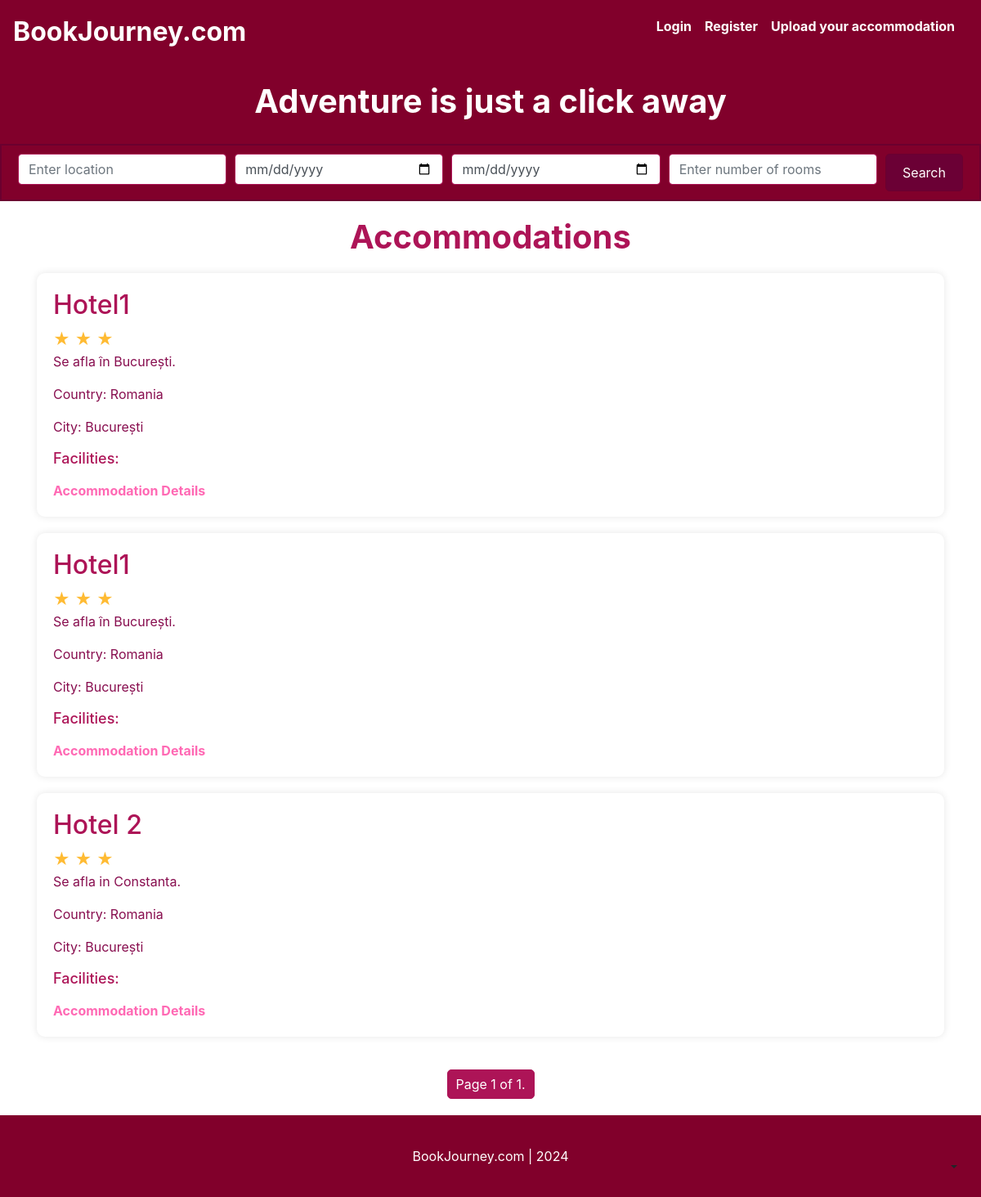
The page / on the database its author committed.
### accommodation/models.py (models this page shows, shortened)
class Accommodation(models.Model):
    CURRENCY_CHOICES = [
        ('USD', 'USD'),
        ('EUR', 'EUR'),
        ('RON', 'RON'),
    ]
    name = models.CharField(max_length=100)
    description = models.TextField()
    star_rating = models.IntegerField(choices=STAR_RATING_CHOICES, default=3)
    country = models.CharField(max_length=100, choices=COUNTRY_CHOICES, default='Romania')
    city = models.CharField(max_length=100, default='București')
    availability_start = models.DateField(null=True, blank=True)
    availability_end = models.DateField(null=True, blank=True)
    number_of_rooms = models.IntegerField()
    number_of_apartments = models.IntegerField()
    parking = models.BooleanField(default=False)
    breakfast = models.BooleanField(default=False)
    internet = models.BooleanField(default=False)
    accessibility = models.BooleanField(default=False)
    bar = models.BooleanField(default=False)
    restaurant = models.BooleanField(default=False)
    fitness_center = models.BooleanField(default=False)
    pets = models.BooleanField(default=False)
    outdoor_activities = models.BooleanField(default=False)
    reception = models.BooleanField(default=False)

### myApp/views.py (the view)
# urls.py: path('', home_screen_view, name = 'home'),
def home_screen_view(request):
    location = request.GET.get('location')
    start_date = request.GET.get('start_date')
    end_date = request.GET.get('end_date')
    num_rooms = request.GET.get('num_rooms')
    accommodations = Accommodation.objects.all()
    if location:
        accommodations = accommodations.filter(Q(city__icontains=location) | Q(country__icontains=location))
    if start_date and end_date:
        accommodations = accommodations.filter(availability_start__lte=start_date, availability_end__gte=end_date)
    if num_rooms:
        accommodations = accommodations.filter(Q(rooms__gte=num_rooms) | Q(apartments__gte=num_rooms))
    paginator = Paginator(accommodations, 5)
    page_number = request.GET.get('page')
    page_obj = paginator.get_page(page_number)
    accommodations_with_images = []
    for accommodation in page_obj:
        images = AccommodationImage.objects.filter(accommodation=accommodation)
        accommodations_with_images.append({
            'accommodation': accommodation,
            'images': images
        })
    context = {
        "accommodations_with_images": accommodations_with_images,
        "accommodations": page_obj,
        "location": location,
        "start_date": start_date,
        "end_date": end_date,
        "num_rooms": num_rooms,
    }
    accounts = Account.objects.all()
    context['accounts'] = accounts
    return render(request, "myApp/home.html", context)

### accommodation/views.py (called while the page is built)
@register.filter
def get_range(value):
    return range(value)

### myApp/templates/myApp/home.html (shortened to what this page needs)
{% extends 'base.html' %}
{% block content %}
<div class="header-custom">
  <h1>Adventure is just a click away</h1>
</div>
<div class="search-container">
  <form class="search-bar" method="get" action="{% url 'home' %}">
      <div class="d-flex">
          <input type="text" name="location" placeholder="Enter location" class="form-control" />
          <input type="date" name="start_date" placeholder="Start Date" class="form-control datepicker" />
          <input type="date" name="end_date" placeholder="End Date" class="form-control datepicker" />
          <input type="number" name="num_rooms" placeholder="Enter number of rooms" class="form-control" value="{{ num_rooms }}" />
          <button type="submit" class="btn btn-primary">Search</button>
      </div>
  </form>
</div>
<div class="container">
    <h1 class="accommodation-title">Accommodations</h1>
  {% for accommodation in accommodations %}
      <div class="accommodation">
          <h2>{{ accommodation.name }}</h2>
          <div class="star-rating">
            {% for i in accommodation.star_rating|get_range %}
            &#9733;
            {% endfor %}
          </div>
          <p>{{ accommodation.description }}</p>
          <p>Country: {{ accommodation.country }}</p>
          <p>City: {{ accommodation.city }}</p>
          <h3>Facilities:</h3>
          <a href="{% url 'accommodation_detail_id' accommodation.id %}">Accommodation Details</a>
      </div>
  {% endfor %}
  <div class="pagination">
        <span class="step-links">
            <span class="current">
                Page {{ accommodations.number }} of {{ accommodations.paginator.num_pages }}.
            </span>
        </span>
    </div>
</div>
<link rel="stylesheet" href="https://stackpath.bootstrapcdn.com/bootstrap/4.3.1/css/bootstrap.min.css">
{% endblock content %}

### templates/base.html (shortened to what this page needs)
<!DOCTYPE html>
<html>
<head>
    {% include 'snippets/header.html' %}
</head>
<body>
    <div class = "main">
        {% block content %}
        {% endblock content %}
    </div>
    {% include 'snippets/footer.html' %}
</body>
<html>

### templates/snippets/header.html (shortened to what this page needs)
<link href="https://cdn.jsdelivr.net/npm/bootstrap@5.3.3/dist/css/bootstrap.min.css" rel="stylesheet">
<div class="dropdown position-fixed bottom-0 end-0 mb-3 me-3 bd-mode-toggle">
    <button class="btn btn-bd-primary py-2 dropdown-toggle d-flex align-items-center"
            id="bd-theme"
            type="button"
            aria-expanded="false"
            data-bs-toggle="dropdown"
            aria-label="Toggle theme (auto)">
      <svg class="bi my-1 theme-icon-active" width="1em" height="1em"><use href="#circle-half"></use></svg>
    </button>
  </div>
<div class="navbar-custom">
  <div class="d-flex w-100 h-100 p-3 mx-auto flex-column">
      <header class="mb-auto">
      <div>
          <h2 class="float-md-start mb-0">
              <a class="nav-link fw-bold py-1 px-0 me-3 active" aria-current="page" href="{% url 'home' %}">BookJourney.com</a>
          </h2>
          <nav class="nav nav-masthead justify-content-end float-md-end">
              {% if request.user.is_authenticated %}
                  <a class="nav-link fw-bold py-1 px-0 me-3" href="{% url 'account' %}">Account</a>
                  <a class="nav-link fw-bold py-1 px-0 me-3" href="{% url 'logout' %}">Logout </a>
                  <a class="nav-link fw-bold py-1 px-0 me-3" href="{% url 'upload_accommodation' %}">Upload your accommodation</a>
              {% else %}
                  <a class="nav-link fw-bold py-1 px-0 me-3" href="{% url 'login' %}">Login</a>
                  <a class="nav-link fw-bold py-1 px-0 me-3" href="{% url 'register' %}">Register </a>
                  <a class="nav-link fw-bold py-1 px-0 me-3" href="{% url 'upload_accommodation' %}">Upload your accommodation</a>
              {% endif %}
          </nav>
          <br>
          <br>
      </div>
      </header>
  </div>
</div>

### templates/snippets/footer.html (shortened to what this page needs)
<div class = "d-flex flex-row align-items-center footer">
    <p class = "m-auto">
        BookJourney.com | 2024
    </p>
</div>

### templates/snippets/header.html (style rules this page uses)
body { background-image: linear-gradient(180deg, var(--bs-secondary-bg), var(--bs-body-bg) 100px, var(--bs-body-bg)); }
.container { max-width: 960px; }
.nav-link { color: #ffffff; }
.navbar-custom { background-color: #81002b; padding: 0px; }

### templates/base.html (style rules this page uses)
.main { min-height: 100vh; height: 100%; }

### myApp/templates/myApp/home.html (style rules this page uses)
.container { max-width: 960px; }
.header-custom, .search-container { background-color: #81002b; border: none; }
.header-custom { text-align: center; padding: 20px 0; margin-bottom: 0; }
.search-container { padding: 10px 20px; margin-bottom: 20px; border: 2px solid #6b002f; }
.search-container .form-control { border: 1px solid #ad1457; margin-right: 10px; }
.search-container .btn-primary { background-color: #6b0035; border-color: #6b002f; padding: 10px 20px; font-size: 16px; border-radius: 5px; }
.accommodation { background-color: #fff; padding: 20px; margin: 20px 0; border-radius: 10px; box-shadow: 0 0 10px rgba(0, 0, 0, 0.1); }
.accommodation h2 { color: #ad1457; }
.accommodation p { color: #880e4f; }
.accommodation a { color: #ff69b4; text-decoration: none; font-weight: bold; }
.footer { min-height: 100px; background-color: #f8bbd0; color: #ad1457; display: flex; align-items: center; justify-content: center; padding: 10px 0; }
.star-rating { color: #ffbb33; font-size: 20px; }
.accommodation h3 { color: #ad1457; font-size: 18px; margin-top: 15px; }
.btn-primary { background-color: #ff69b4; border-color: #ff69b4; }
.header-custom h1 { color: #ffffff; font-weight: bold; }
.pagination { display: flex; justify-content: center; padding: 20px 0; }
.pagination .step-links { display: flex; }
.pagination .step-links a, .pagination .step-links span { color: #ad1457; padding: 5px 10px; margin: 0 5px; border: 1px solid #ad1457; border-radius: 5px; text-decoration: none; }
.pagination .step-links .current { background-color: #ad1457; color: white; }
.accommodation-title { color: #ad1457; font-weight: bold; text-align: center; margin-bottom: 20px; }

### templates/snippets/footer.html (style rules this page uses)
.footer { min-height: 100px; background-color: #81002b; color: #ffffff; display: flex; align-items: center; justify-content: center; }

### rows shown on the page
Accommodation: name "Hotel1", star_rating 3 (drawn), description "Se afla în București.", country "Romania", city "București"
Accommodation: name "Hotel1", star_rating 3 (drawn), description "Se afla în București.", country "Romania", city "București"
Accommodation: name "Hotel 2", star_rating 3 (drawn), description "Se afla in Constanta.", country "Romania", city "București"

### other values the page prints
{{ accommodations.number }} "1"
{{ accommodations.paginator.num_pages }} "1"
